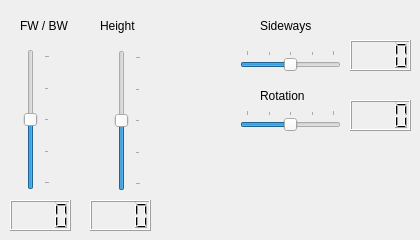
        <widget class="QWidget" name="tab_sliderControls">
         <attribute name="title">
          <string>Slider Control</string>
         </attribute>
         <widget class="QLCDNumber" name="sideways_LCD">
          <property name="geometry">
           <rect>
            <x>350</x>
            <y>40</y>
            <width>61</width>
            <height>31</height>
           </rect>
          </property>
          <property name="smallDecimalPoint">
           <bool>false</bool>
          </property>
          <property name="numDigits">
           <number>4</number>
          </property>
          <property name="digitCount">
           <number>4</number>
          </property>
          <property name="value" stdset="0">
           <double>0.000000000000000</double>
          </property>
          <property name="intValue" stdset="0">
           <number>0</number>
          </property>
         </widget>
         <widget class="QLabel" name="label_11">
          <property name="geometry">
           <rect>
            <x>100</x>
            <y>10</y>
            <width>61</width>
            <height>31</height>
           </rect>
          </property>
          <property name="text">
           <string>Height</string>
          </property>
         </widget>
         <widget class="QSlider" name="sideways_slider">
          <property name="geometry">
           <rect>
            <x>240</x>
            <y>50</y>
            <width>101</width>
            <height>21</height>
           </rect>
          </property>
          <property name="minimum">
           <number>-100</number>
          </property>
          <property name="maximum">
           <number>100</number>
          </property>
          <property name="value">
           <number>0</number>
          </property>
          <property name="orientation">
           <enum>Qt::Horizontal</enum>
          </property>
          <property name="tickPosition">
           <enum>QSlider::TicksAbove</enum>
          </property>
          <property name="tickInterval">
           <number>50</number>
          </property>
         </widget>
         <widget class="QSlider" name="height_slider">
          <property name="geometry">
           <rect>
            <x>110</x>
            <y>50</y>
            <width>31</width>
            <height>141</height>
           </rect>
          </property>
          <property name="minimum">
           <number>-100</number>
          </property>
          <property name="maximum">
           <number>100</number>
          </property>
          <property name="singleStep">
           <number>1</number>
          </property>
          <property name="orientation">
           <enum>Qt::Vertical</enum>
          </property>
          <property name="invertedAppearance">
           <bool>false</bool>
          </property>
          <property name="invertedControls">
           <bool>false</bool>
          </property>
          <property name="tickPosition">
           <enum>QSlider::TicksBelow</enum>
          </property>
          <property name="tickInterval">
           <number>50</number>
          </property>
         </widget>
         <widget class="QLCDNumber" name="rotation_LCD">
          <property name="geometry">
           <rect>
            <x>350</x>
            <y>100</y>
            <width>61</width>
            <height>31</height>
           </rect>
          </property>
          <property name="smallDecimalPoint">
           <bool>false</bool>
          </property>
          <property name="numDigits">
           <number>4</number>
          </property>
          <property name="digitCount">
           <number>4</number>
          </property>
          <property name="value" stdset="0">
           <double>0.000000000000000</double>
          </property>
          <property name="intValue" stdset="0">
           <number>0</number>
          </property>
         </widget>
         <widget class="QSlider" name="fwbw_slider">
          <property name="geometry">
           <rect>
            <x>19</x>
            <y>49</y>
            <width>31</width>
            <height>141</height>
           </rect>
          </property>
          <property name="minimum">
           <number>-100</number>
          </property>
          <property name="maximum">
           <number>100</number>
          </property>
          <property name="singleStep">
           <number>1</number>
          </property>
          <property name="orientation">
           <enum>Qt::Vertical</enum>
          </property>
          <property name="invertedAppearance">
           <bool>false</bool>
          </property>
          <property name="invertedControls">
           <bool>false</bool>
          </property>
          <property name="tickPosition">
           <enum>QSlider::TicksBelow</enum>
          </property>
          <property name="tickInterval">
           <number>50</number>
          </property>
         </widget>
         <widget class="QLabel" name="label_8">
          <property name="geometry">
           <rect>
            <x>20</x>
            <y>10</y>
            <width>61</width>
            <height>31</height>
           </rect>
          </property>
          <property name="text">
           <string>FW / BW</string>
          </property>
         </widget>
         <widget class="QLabel" name="label_10">
          <property name="geometry">
           <rect>
            <x>260</x>
            <y>80</y>
            <width>61</width>
            <height>31</height>
           </rect>
          </property>
          <property name="text">
           <string>Rotation</string>
          </property>
         </widget>
         <widget class="QSlider" name="rotation_slider">
          <property name="geometry">
           <rect>
            <x>240</x>
            <y>110</y>
            <width>101</width>
            <height>21</height>
           </rect>
          </property>
          <property name="minimum">
           <number>-100</number>
          </property>
          <property name="maximum">
           <number>100</number>
          </property>
          <property name="value">
           <number>0</number>
          </property>
          <property name="orientation">
           <enum>Qt::Horizontal</enum>
          </property>
          <property name="tickPosition">
           <enum>QSlider::TicksAbove</enum>
          </property>
          <property name="tickInterval">
           <number>50</number>
          </property>
         </widget>
         <widget class="QLabel" name="label_9">
          <property name="geometry">
           <rect>
            <x>260</x>
            <y>10</y>
            <width>61</width>
            <height>31</height>
           </rect>
          </property>
          <property name="text">
           <string>Sideways</string>
          </property>
         </widget>
         <widget class="QLCDNumber" name="fwbw_LCD">
          <property name="geometry">
           <rect>
            <x>10</x>
            <y>200</y>
            <width>61</width>
            <height>31</height>
           </rect>
          </property>
          <property name="smallDecimalPoint">
           <bool>false</bool>
          </property>
          <property name="numDigits">
           <number>4</number>
          </property>
          <property name="digitCount">
           <number>4</number>
          </property>
          <property name="value" stdset="0">
           <double>0.000000000000000</double>
          </property>
          <property name="intValue" stdset="0">
           <number>0</number>
          </property>
         </widget>
         <widget class="QLCDNumber" name="height_LCD">
          <property name="geometry">
           <rect>
            <x>90</x>
            <y>200</y>
            <width>61</width>
            <height>31</height>
           </rect>
          </property>
          <property name="smallDecimalPoint">
           <bool>false</bool>
          </property>
          <property name="numDigits">
           <number>4</number>
          </property>
          <property name="digitCount">
           <number>4</number>
          </property>
          <property name="value" stdset="0">
           <double>0.000000000000000</double>
          </property>
          <property name="intValue" stdset="0">
           <number>0</number>
          </property>
         </widget>
        </widget>
